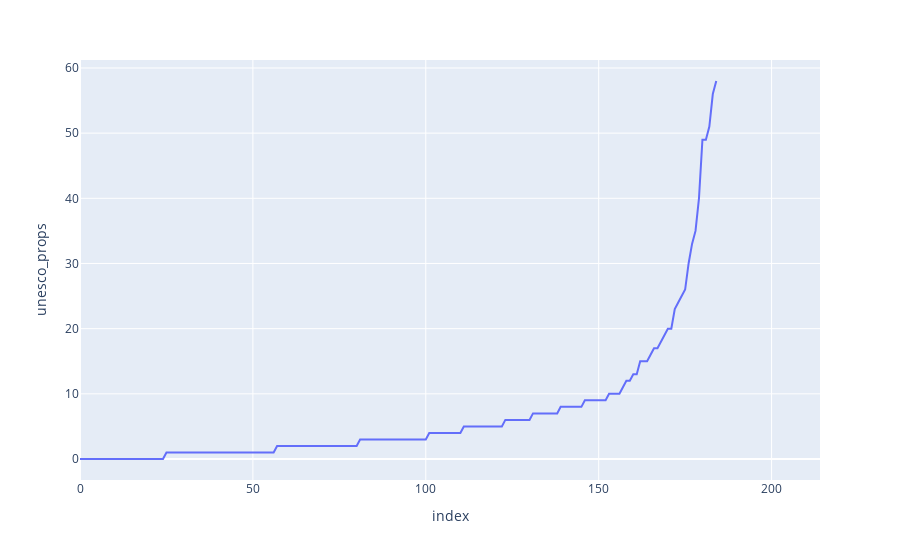

Notebook code for this chart:
### Code cell
def aux_graph(filter):

    # Convert column to list in ascending order
    aux_data = data.sort_values(by=filter, ascending=True)
    column_data = aux_data[filter].sort_values().tolist()

    # Create line chart using Plotly
    fig = px.line(data_frame = data,
                  x = data.index, 
                  y = column_data, 
                  labels = {'x': 'Index', 'y': filter},
                  hover_data = {filter: ':.2f'},
                  hover_name = aux_data.country)

    # Show the chart
    fig.show()

aux_graph("unesco_props")

### Figure 1 — Plotly figure (JSON) as saved in the notebook; plotly's stock layout.template omitted (floating-point values rounded to 4 significant figures; data arrays with more than 128 entries replaced by an {"elided": "..."} marker saying what was removed)
{"data": [{"customdata": {"elided": "215x1 int values"}, "hovertemplate": "<b>%{hovertext}</b><br><br>index=%{x}<br>unesco_props=%{customdata[0]}<extra></extra>", "hovertext": {"elided": "215 str values"}, "legendgroup": "", "line": {"color": "#636efa", "dash": "solid"}, "marker": {"symbol": "circle"}, "mode": "lines", "name": "", "orientation": "v", "showlegend": false, "type": "scatter", "x": {"elided": "215 int values"}, "xaxis": "x", "y": {"elided": "215 int values"}, "yaxis": "y"}], "layout": {"legend": {"tracegroupgap": 0}, "margin": {"t": 60}, "xaxis": {"anchor": "y", "domain": [0, 1], "title": {"text": "index"}}, "yaxis": {"anchor": "x", "domain": [0, 1], "title": {"text": "unesco_props"}}}}
